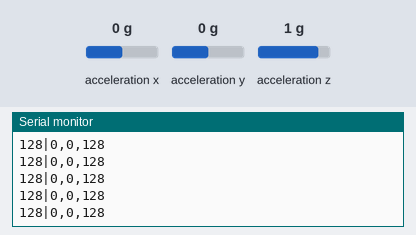
This program was run on a simulated ATmega328P, built with avr-gcc and emulated at 16 MHz. Parts: the last lines printed to the serial monitor. Wiring (inferred from the names in the program): MPU-6050 motion sensor at I2C address 0x68. The inputs (shaded band) are chosen by the test bench; at power-on: acceleration x 0 g, acceleration y 0 g, acceleration z 1 g.

Above: at 1.2 s.
1.3 s: acceleration x set to -1.4 g
At 1.9 s:
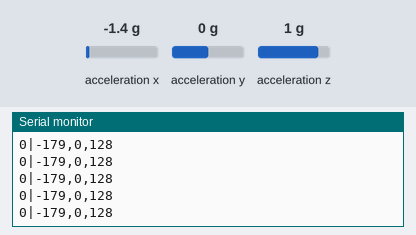
4.3 s: acceleration y set to 0.8 g
At 5.4 s:
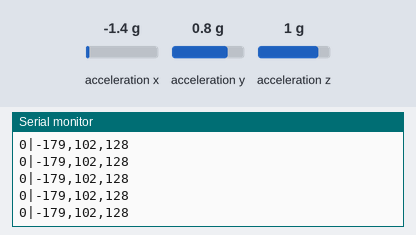
7.3 s: acceleration z set to -1.4 g
At 8.4 s:
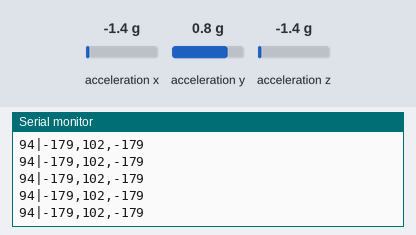
Timing chart, 0 to 10.3 s (numbered marks = the images above; inputs shaded):
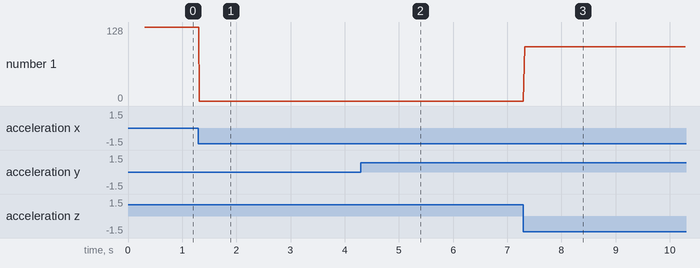

The program:

main.c
```c
/*
 * caidas.c
 *
 * Created: 25/06/2019 06:28:49 p. m.
 * Author : RodrigoRG
 */
#define F_CPU 16000000UL	//------>En este proyecto se usó un atmega328 el cual funciona a una frecuencia de 16MHz
#include <avr/io.h>			//************************************************************************//
#include <util/delay.h>		//************************************************************************//
#include <stdlib.h>			//***********************-----Librerias usadas-----***********************//
#include <string.h>			//************************************************************************//
#include <avr/interrupt.h>	//************************************************************************//
// -----> Clases creadas para su uso en el proyecto; la primera se utiliza para la comunicacion serial
#include "USART.h"			//------- funciona a 115200 bauds y con el microcontrolador a doble velocidad para la optima recepcion de mensajes
//------- por puerto serial

#include "ATs.h"			//esta clase solo facilita el uso de comandos AT
#include "I2C.h"
#include "mpu6050.h"
#include <avr/io.h>
#define I2cRead   1
#define I2cWrite  0
char valX_String[16]="";
char valY_String[16]="";
char valZ_String[16]="";
char valTotal[16]="";
unsigned int dato;
void mandarDato()
{
	ConexionServer();
	EnviarDato();
}
void mpu6050_init(void)
{
	_delay_ms(300);
	I2C_Start();
	I2C_Write(0xd0);
	I2C_Write(SMPLRT_DIV);
	I2C_Write(0x07);	//sampling rate 1khz
	I2C_Stop();

	I2C_Start();
	I2C_Write(0xd0);
	I2C_Write(PWR_MGMT_1);
	I2C_Write(0x00);   // x axises is reference or 0x00 internal clock
	I2C_Stop();

	I2C_Start();
	I2C_Write(0xd0);
	I2C_Write(GYRO_CONFIG);
	I2C_Write(0x18);
	I2C_Stop();

	I2C_Start();
	I2C_Write(0xd0);
	I2C_Write(ACCEL_CONFIG);
	I2C_Write(0x18);
	I2C_Stop();

}

unsigned short x_axis () // return accelerometer in x direction
{
	unsigned char x_low, x_high;
	I2C_Start();
	I2C_Write(0xd0);
	I2C_Write(ACCEL_XOUT_H);
	I2C_Start();
	I2C_Write(0xd1);
	x_high=I2C_Read(0);
	I2C_Stop();

	I2C_Start();
	I2C_Write(0xd0);
	I2C_Write(ACCEL_XOUT_L);
	I2C_Start();
	I2C_Write(0xd1);
	x_low=I2C_Read(0);
	I2C_Stop();

	return ((x_high<<8)|x_low)/16;
}
unsigned short y_axis ()		// return accelerometer in y direction
{
	unsigned char y_low,y_high;
	I2C_Start();
	I2C_Write(0xd0);
	I2C_Write(ACCEL_YOUT_H);
	I2C_Start();
	I2C_Write(0xd1);
	y_high=I2C_Read(0);
	I2C_Stop();

	I2C_Start();
	I2C_Write(0xd0);
	I2C_Write(ACCEL_YOUT_L);
	I2C_Start();
	I2C_Write(0xd1);
	y_low=I2C_Read(0);
	I2C_Stop();

	return ((y_high<<8)|y_low)/16;

}
unsigned short z_axis ()		//return aceleracion z
{
	unsigned char z_low,z_high;
	I2C_Start();
	I2C_Write(0xd0);
	I2C_Write(ACCEL_ZOUT_H);
	I2C_Start();
	I2C_Write(0xd1);
	z_high=I2C_Read(0);
	I2C_Stop();

	I2C_Start();
	I2C_Write(0xd0);
	I2C_Write(ACCEL_ZOUT_L);
	I2C_Start();
	I2C_Write(0xd1);
	z_low=I2C_Read(0);
	I2C_Stop();
	return ((z_high<<8)|z_low)/16;

}
int main(void)
{
	//DDRD|=(1<<PIND3);
	I2C_Init();
	mpu6050_init();
	iniciar_usart();

	unsigned short axsis_x,axsis_y,axsis_z;
	double suma=0.0;
	double raiz=0.0;
	/*

	_delay_ms(50);*/
	//PORTD|=(1<<PIND3);
    while (1)
    {
		axsis_x = x_axis();
		axsis_y = y_axis();
		axsis_z = z_axis();

		suma=abs(axsis_x*axsis_x)+abs(axsis_y*axsis_y)+abs(axsis_z*axsis_z);

		raiz=sqrt(suma);

		itoa(axsis_x,valX_String,10);
		itoa(axsis_y,valY_String,10);
		itoa(axsis_z,valZ_String,10);

		itoa(raiz,valTotal,10);
		envia_cadena_usart(valTotal);
		envia_caracter_usart('|');

		itoa(axsis_z,valZ_String,10);
		envia_cadena_usart(valX_String);
		envia_caracter_usart(',');
		envia_cadena_usart(valY_String);
		envia_caracter_usart(',');
		envia_cadena_usart(valZ_String);
		envia_caracter_usart('\n');

    }
}
```

ATs.h
```c
/*
 * ATs.h
 *
 * Created: 28/10/2018 07:18:07 p. m.
 *  Author: RodrigoRG
 *
 * CONEXION: 10 2D 00 06 4D 51 49 73 64 70 03 C2 00 3C 00 07 52 6F 64 72 69 67 6F 00 08 68 6D 63 7A 72 74 76 67 00 0C 67 42 68 76 71 35 61 32 56 69 37 39
 * Publish:  30 0E 00 07 73 65 69 73 61 69 31 45 78 69 74 6F
 */


#ifndef ATS_H_
#define ATS_H_
void enviarAT() //comprueba el estado del modulo
{
	envia_cadena_usart("AT");
	envia_caracter_usart(13);//enter
	envia_caracter_usart('\n');//jump line
	_delay_ms(1000);
	envia_cadena_usart("AT");
	envia_caracter_usart(13);//enter
	envia_caracter_usart('\n');//jump line
	_delay_ms(3000);
}
//Mi sevidor
void ConexionServer() //Establece conexion entre el modulo y el broker en linea
{
	envia_cadena_usart("AT+CIPSTART=");
	envia_caracter_usart(34); //comillas
	envia_cadena_usart("TCP");
	envia_caracter_usart(34); //comillas
	envia_caracter_usart(44); //coma
	envia_caracter_usart(34); //comillas
	envia_cadena_usart("caidas.atwebpages.com");
	envia_caracter_usart(34); //comillas
	envia_caracter_usart(44); //coma
	envia_cadena_usart("80");
	envia_caracter_usart(13);//enter
	envia_caracter_usart('\n');//jump line
	_delay_ms(3000);
}

//Mi servidor
void EnviarDato()
{
	envia_cadena_usart("AT+CIPSEND=72");
	envia_caracter_usart(13);//enter
	envia_caracter_usart('\n');//jump line
	_delay_ms(1000);
	envia_cadena_usart("GET /ActualizarBD.php?Estado=1 HTTP/1.1\r\nHost: caidas.atwebpages.com\r\n\r\n");
	_delay_ms(2000);
}


void desconectar()//se desconecta del broker en linea
{
	envia_cadena_usart("AT+CIPCLOSE");
	envia_caracter_usart(13);//enter
	envia_caracter_usart('\n');//jump line
	_delay_ms(1000);
}
void echoOff()
{
	envia_cadena_usart("ATE0"); //Desactiva el echo
	envia_caracter_usart(13);//enter
	envia_caracter_usart('\n');//jump line
	_delay_ms(500);

}
void echoOn()
{
	envia_cadena_usart("ATE1"); //Activa el echo
	envia_caracter_usart(13);//enter
	envia_caracter_usart('\n');//jump line

}
void StationMode()
{
	envia_cadena_usart("AT+CWMODE=1");
	envia_caracter_usart(13);//enter
	envia_caracter_usart('\n');//jump line
}
void AccesPointMode()
{
	envia_cadena_usart("AT+CWMODE=2");	//
	envia_caracter_usart(13);//enter
	envia_caracter_usart('\n');//jump line
}

void ConectarWIFI()
{
	envia_cadena_usart("AT+CWJAP=\"INFINITUM19787B\",\"39ECDB1CAC\"");
	envia_caracter_usart(13);//enter
	envia_caracter_usart('\n');//jump line

}

#endif /* ATS_H_ */
```

I2C.c
```c
/*
 * I2C.c
 *
 * Created: 26-Nov-18 2:59:04 AM
 *  Author: ahmed
 */
#include "I2C.h"
#include <avr/io.h>

void I2C_Init_Slave_Addr(void) // Function to initialization slave
{
	TWAR=slave_address;    //  slave address
}

void I2C_Init(void)  // for master receiver mode
{
	if (prescaler==1)
	TWSR = (0<<TWPS0)|(0<<TWPS1);
	else if (prescaler==4)
	TWSR = (1<<TWPS0) | (0<<TWPS1);
	else if (prescaler==16)
	TWSR = (0<<TWPS0) | (1<<TWPS1);
	else if (prescaler==64)
	TWSR = (1<<TWPS0) | (1<<TWPS1);
	TWBR=(((F_CPU/F_SCL)-16)/2*prescaler);
}

void I2C_Start(void)
{
	TWCR = (1<<TWINT)         //clear flag
	|(1<<TWEN)  	      //generate start condition
	|(1<<TWSTA);         //enable TWI
	I2C_Basy();
	//while(!(TWSR == 0x08));  // start condition has been transmitted
}

void I2C_Write_Addr(unsigned char direction)   //transfered  (address+ direction(R|W))
{
	TWDR = slave_address + direction ;
	TWCR = (1<<TWINT)|(1<<TWEN);
	 I2C_Basy();    //check For Current job

}

void I2C_Write(unsigned char data)    //transfered  (address+ direction(R|W))
{
	TWDR = data ;
	TWCR = (1<<TWINT)|(1<<TWEN);
	I2C_Basy();               //check For Current job

}

void I2C_Slave_Read_addr(void)
{
	TWCR= (1<<TWINT)|(1<<TWEN)|(1<<TWEA);
	I2C_Basy();
}
unsigned char I2C_Read(unsigned char ack)
{
	if (ack==0)
	{
	TWCR= (1<<TWINT)|(1<<TWEN);
	}
	else
	TWCR= (1<<TWINT)|(1<<TWEN)|(1<<TWEA);
	I2C_Basy();
	return TWDR ;
}


void I2C_Stop(void)
{
	TWCR = (1<<TWINT)|(1<<TWEN)|(1<<TWSTO);
}
```

I2C.h
```c
/*
 * I2C.h
 *
 * Created: 26-Nov-18 2:59:25 AM
 *  Author: ahmed ayman
 */


#ifndef I2C_H_
#define I2C_H_
#define I2C_Basy() while (!(TWCR &(1<<TWINT)))
#define F_CPU 16000000UL
#define prescaler 4      // change here prescaler( 1 || 4 || 16 || 64)
#define F_SCL 400000    //change SCL frequency
#define slave_address     (0b10000000)  // select the address of slave

void I2C_Init(void);
void I2C_Start(void);
unsigned char I2C_Read(unsigned char ack);
void I2C_Stop(void);
void I2C_Write( unsigned char data);
void I2C_Init_Slave_Addr(void);
void I2C_Write_Addr(unsigned char direction) ;
void I2C_Slave_Read_addr(void);


#endif /* I2C_H_ */
```

USART.h
```c
/*
 * USART.h
 *
 * Created: 14/10/2018 06:21:56 p. m.
 *  Author: RodrigoRG
 */


#ifndef USART_H_
#define USART_H_


void iniciar_usart(){
	DDRD |= (1<<1);							//PD1	COMO SALIDA TXa
	DDRD &= ~(1<<0);						//PD0	COMO ENTRADA RX
	//UCSR0B = (1<<RXCIE0)|(1<<RXEN0)|(1<<TXEN0);	//Se activa la RX por medio de interrupcion, tambien la TX y RX
	UCSR0B =(1<<RXEN0)|(1<<TXEN0);
	//UCSR0A =(1<<U2X0);						//Velocidad x2
	UCSR0C = (1<<UCSZ01)|(1<<UCSZ00);		//Datos 8 bits
	//UBRR0 = 16;								//115200 baudios para x2
	UBRR0=103;
}


unsigned char recibe_caracter_usart(){
	while(!(UCSR0A&(1<<RXC0)));  //si el bit7 del registro UCSR0A se ha puesto a 1
		return (UDR0);    //devuelve el dato almacenado en el registro UDR0

}

//transmisión de datos del módulo USART AVR modo asíncrono

void envia_caracter_usart(unsigned char caracter){
	while(!(UCSR0A&(1<<5)));    // mientras el registro UDR0 esté lleno espera
	UDR0 = caracter;            //cuando el el registro UDR0 está vacio se envia el caracter
}


//transmisión de cadenas de caracteres con el módulo USART AVR modo asíncrono
void envia_cadena_usart(char* cadena){	 //cadena de caracteres de tipo char
	while(*cadena !=0x00){				//mientras el último valor de la cadena sea diferente
										//a el caracter nulo
		envia_caracter_usart(*cadena);	//transmite los caracteres de cadena
		cadena++;						//incrementa la ubicación de los caracteres en cadena
											//para enviar el siguiente caracter de cadena
	}
}


#endif /* USART_H_ */
```

mpu6050.h
```c
/*
 * mpu6050.h
 *
 * Created: 25-Apr-19 12:40:35 AM
 *  Author: ahmed
 */


#ifndef MPU6050_H_
#define MPU6050_H_


#define XG_OFFS_TC 0x00
#define YG_OFFS_TC 0x01
#define ZG_OFFS_TC 0x02
#define X_FINE_GAIN 0x03
#define Y_FINE_GAIN 0x04
#define Z_FINE_GAIN 0x05
#define XA_OFFS_H 0x06
#define XA_OFFS_L_TC 0x07
#define YA_OFFS_H 0x08
#define YA_OFFS_L_TC 0x09
#define ZA_OFFS_H 0x0A
#define ZA_OFFS_L_TC 0x0B
#define XG_OFFS_USRH 0x13
#define XG_OFFS_USRL 0x14
#define YG_OFFS_USRH 0x15
#define YG_OFFS_USRL 0x16
#define ZG_OFFS_USRH 0x17
#define ZG_OFFS_USRL 0x18
#define SMPLRT_DIV 0x19
#define CONFIG 0x1A
#define GYRO_CONFIG 0x1B
#define ACCEL_CONFIG 0x1C
#define FF_THR 0x1D
#define FF_DUR 0x1E
#define MOT_THR 0x1F
#define MOT_DUR 0x20
#define ZRMOT_THR 0x21
#define ZRMOT_DUR 0x22
#define FIFO_EN 0x23
#define I2C_MST_CTRL 0x24
#define I2C_SLV0_ADDR 0x25
#define I2C_SLV0_REG 0x26
#define I2C_SLV0_CTRL 0x27
#define I2C_SLV1_ADDR 0x28
#define I2C_SLV1_REG 0x29
#define I2C_SLV1_CTRL 0x2A
#define I2C_SLV2_ADDR 0x2B
#define I2C_SLV2_REG 0x2C
#define I2C_SLV2_CTRL 0x2D
#define I2C_SLV3_ADDR 0x2E
#define I2C_SLV3_REG 0x2F
#define I2C_SLV3_CTRL 0x30
#define I2C_SLV4_ADDR 0x31
#define I2C_SLV4_REG 0x32
#define I2C_SLV4_DO 0x33
#define I2C_SLV4_CTRL 0x34
#define I2C_SLV4_DI 0x35
#define I2C_MST_STATUS 0x36
#define INT_PIN_CFG 0x37
#define INT_ENABLE 0x38
#define DMP_INT_STATUS 0x39
#define INT_STATUS 0x3A
#define ACCEL_XOUT_H 0x3B
#define ACCEL_XOUT_L 0x3C
#define ACCEL_YOUT_H 0x3D
#define ACCEL_YOUT_L 0x3E
#define ACCEL_ZOUT_H 0x3F
#define ACCEL_ZOUT_L 0x40
#define TEMP_OUT_H 0x41
#define TEMP_OUT_L 0x42
#define GYRO_XOUT_H 0x43
#define GYRO_XOUT_L 0x44
#define GYRO_YOUT_H 0x45
#define GYRO_YOUT_L 0x46
#define GYRO_ZOUT_H 0x47
#define GYRO_ZOUT_L 0x48
#define EXT_SENS_DATA_00 0x49
#define EXT_SENS_DATA_01 0x4A
#define EXT_SENS_DATA_02 0x4B
#define EXT_SENS_DATA_03 0x4C
#define EXT_SENS_DATA_04 0x4D
#define EXT_SENS_DATA_05 0x4E
#define EXT_SENS_DATA_06 0x4F
#define EXT_SENS_DATA_07 0x50
#define EXT_SENS_DATA_08 0x51
#define EXT_SENS_DATA_09 0x52
#define EXT_SENS_DATA_10 0x53
#define EXT_SENS_DATA_11 0x54
#define EXT_SENS_DATA_12 0x55
#define EXT_SENS_DATA_13 0x56
#define EXT_SENS_DATA_14 0x57
#define EXT_SENS_DATA_15 0x58
#define EXT_SENS_DATA_16 0x59
#define EXT_SENS_DATA_17 0x5A
#define EXT_SENS_DATA_18 0x5B
#define EXT_SENS_DATA_19 0x5C
#define EXT_SENS_DATA_20 0x5D
#define EXT_SENS_DATA_21 0x5E
#define EXT_SENS_DATA_22 0x5F
#define EXT_SENS_DATA_23 0x60
#define MOT_DETECT_STATUS 0x61
#define I2C_SLV0_DO 0x63
#define I2C_SLV1_DO 0x64
#define I2C_SLV2_DO 0x65
#define I2C_SLV3_DO 0x66
#define I2C_MST_DELAY_CTRL 0x67
#define SIGNAL_PATH_RESET 0x68
#define MOT_DETECT_CTRL 0x69
#define USER_CTRL 0x6A
#define PWR_MGMT_1 0x6B
#define PWR_MGMT_2 0x6C
#define BANK_SEL 0x6D
#define MEM_START_ADDR 0x6E
#define MEM_R_W 0x6F
#define DMP_CFG_1 0x70
#define DMP_CFG_2 0x71
#define FIFO_COUNTH 0x72
#define FIFO_COUNTL 0x73
#define FIFO_R_W 0x74
#define WHO_AM_I 0x75


#endif /* MPU6050_H_ */
```

Measured:
- after the input at 1.3 s, the serial monitor: prints a new line at once (image 1)
- after the input at 4.3 s, the serial monitor: prints a new line at once (image 2)
- after the input at 7.3 s, the serial monitor: prints a new line at once (image 3)
- plotted number 1: 0 → 94 after the input at 7.3 s
